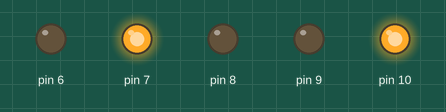
This sketch was run on a simulated Arduino Uno, built with avr-gcc and run on an emulated ATmega328P. Parts: output pins drawn as LEDs (lit = HIGH).

Above: at 2.5 s.
At 6.0 s:
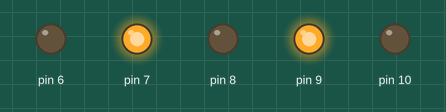
At 9.5 s:
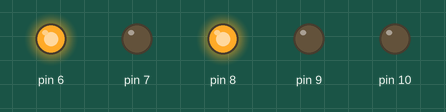
At 12.15 s:
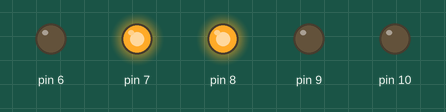
At 14.85 s:
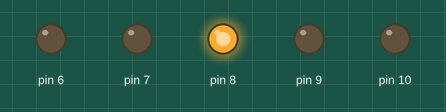
Timing chart, 0 to 19.5 s (numbered marks = the images above):
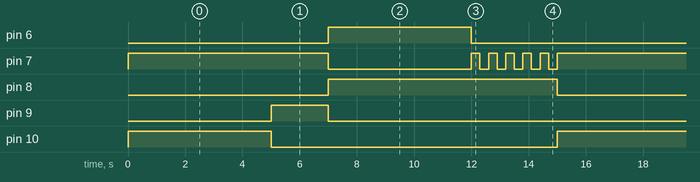

The sketch:

exemplo-Aula4.ino
```cpp
void setup() {
  pinMode(7, OUTPUT);
  pinMode(6, OUTPUT);
  pinMode(8, OUTPUT);
  pinMode(9, OUTPUT);
  pinMode(10, OUTPUT);
}

void loop() {
  digitalWrite(7, HIGH);
  digitalWrite(10, HIGH);
  delay(5000);
  digitalWrite(10, LOW);

  digitalWrite(9, HIGH);
  delay(2000);
  digitalWrite(9, LOW);
  digitalWrite(7, LOW);

  digitalWrite(6, HIGH);
  digitalWrite(8, HIGH);
  delay(5000);
  digitalWrite(6, LOW);

  for (int i = 0; i < 5; i++) {
    digitalWrite(7, HIGH);
    delay(300);
    digitalWrite(7, LOW);
    delay(300);
  }
  digitalWrite(8, LOW);
}
```

Measured:
- by itself, pin 6, pin 10: alternates HIGH for 5.0 s and LOW for 10.0 s
- by itself, pin 7: repeats every 15.0 s: LOW 5.0 s, 5 × (HIGH 0.30 s, LOW 0.30 s), HIGH 7.0 s
- by itself, pin 8: alternates HIGH for 8.0 s and LOW for 7.0 s
- by itself, pin 9: alternates HIGH for 2.0 s and LOW for 13.0 s
